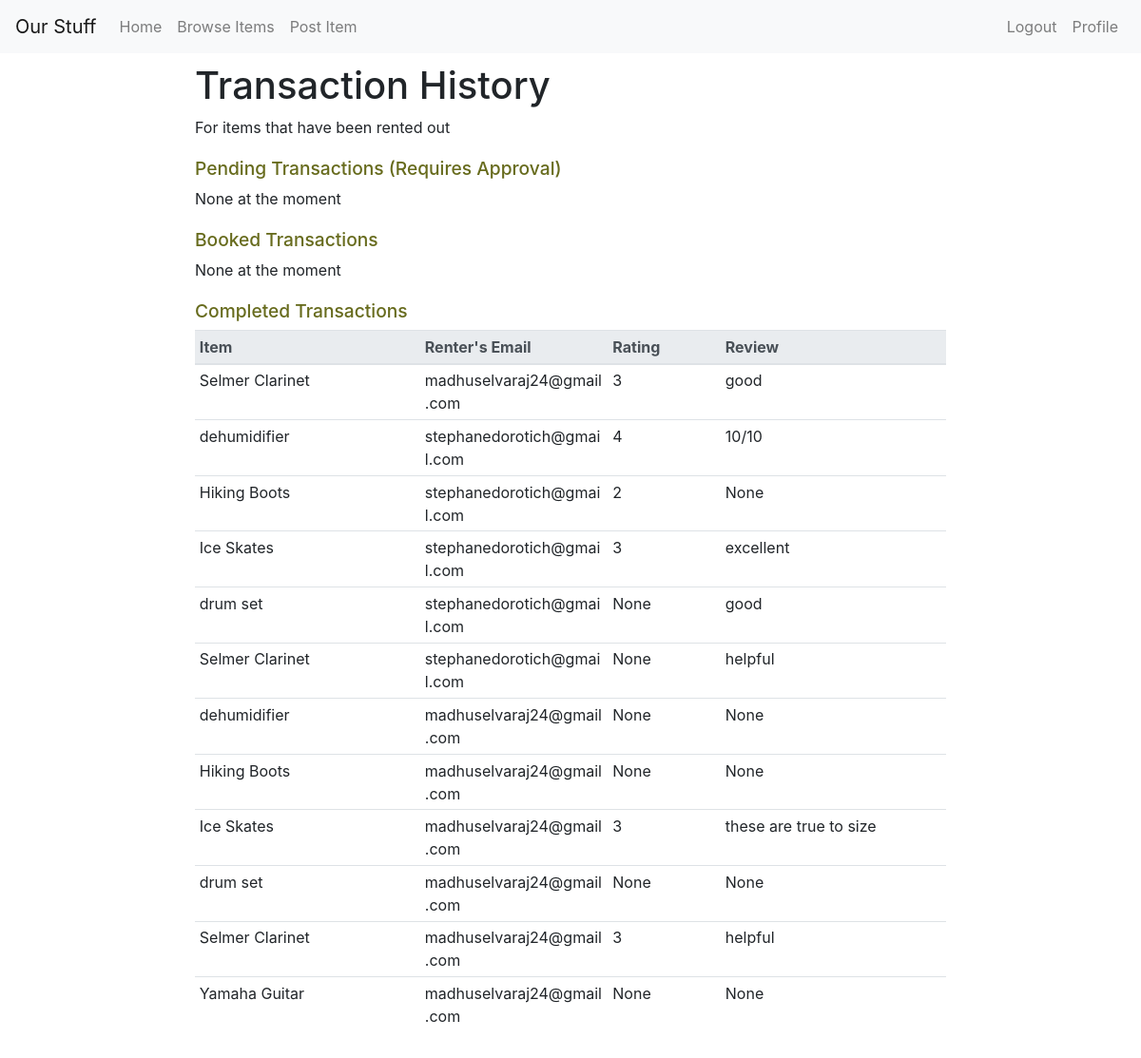
The app's page /profile/owner/transactions/all (signed in) with its own data.
### tables this page shows
CREATE TABLE RENTAL
(
    tID				INTEGER		PRIMARY KEY,
    Renter_email	TEXT		NOT NULL,
    Owner_email		TEXT		NOT NULL,
    Item_title		TEXT		NOT NULL,
    Start_date		TEXT		NOT NULL,
    Duration		INTEGER		NOT NULL,
    Pick_up_time	TEXT		NOT NULL,
    Drop_off_time	TEXT		NOT NULL,
    Type			TEXT		NOT NULL,
    Rating			INTEGER     DEFAULT NULL,
    Review			TEXT        DEFAULT NULL,
    CONSTRAINT
        RENTER_FK FOREIGN KEY (Renter_email) REFERENCES USER(Email)
            ON DELETE SET NULL       ON UPDATE CASCADE,
    CONSTRAINT
        OWNER_FK FOREIGN KEY (Owner_email) REFERENCES USER(Email)
            ON DELETE SET NULL      ON UPDATE CASCADE,
    CONSTRAINT
        ITM_FK FOREIGN KEY (Item_title, Owner_email) REFERENCES ITEM(Title, Owner_email)
            ON DELETE SET NULL      ON UPDATE CASCADE
);

### OurStuff.py (the view, shortened to what this page needs)
@app.route('/profile/owner/transactions/all', methods = ['GET', 'POST'])
@login_required
def ownerTransactions():
    db = get_db()
    cur = db.cursor()
    pending = cur.execute('SELECT * FROM RENTAL WHERE Owner_email=? AND Type=?', (g.user['Email'],'pending',)).fetchall() # need to approve
    booked = cur.execute('SELECT * FROM RENTAL WHERE Owner_email=? AND Type=?', (g.user['Email'],'booked',)).fetchall() # active rental
    days_remaining = determineDaysRemaining(booked) # determine the number of days remaining for each booked rental
    complete = cur.execute('SELECT * FROM RENTAL WHERE Owner_email=? AND Type=?', (g.user['Email'],'complete',)).fetchall() # item returned
    if request.method=='GET':
        if pending and booked and complete:
            return render_template('ownerTransactions.html', pending = pending, booked = booked, days_remaining = days_remaining, complete = complete, zip=zip)
        elif pending and booked:
            return render_template('ownerTransactions.html', pending = pending, booked = booked, days_remaining = days_remaining, zip=zip)
        elif pending and complete:
            return render_template('ownerTransactions.html', pending = pending, complete = complete)
        elif booked and complete:
            return render_template('ownerTransactions.html', booked = booked, complete = complete, days_remaining = days_remaining, zip=zip)
        elif pending:
            return render_template('ownerTransactions.html', pending = pending)
        elif booked:
            return render_template('ownerTransactions.html', booked = booked, days_remaining = days_remaining, zip=zip)
        elif complete:
            return render_template('ownerTransactions.html', complete = complete)
        else:
            return render_template('ownerTransactions.html')

### OurStuff.py (called while the page is built, shortened)
def determineDaysRemaining(booked):
    days_remaining=[]
    return days_remaining

### admin.py (called while the page is built)
@bp.before_app_request
def load_logged_in_admin():
    admin = session.get('admin')
    if admin is None:
        g.admin = None
    else:
        g.admin = get_db().execute(
            'SELECT * FROM ADMIN WHERE Admin_ID = ?', (admin,)
        ).fetchone()

### auth.py (called while the page is built)
@bp.before_app_request
def load_logged_in_user():
    user_id = session.get('user_id')
    if user_id is None:
        g.user = None
    else:
        g.user = get_db().execute(
            'SELECT * FROM user WHERE email = ?', (user_id,)
        ).fetchone()

def login_required(view):
    @functools.wraps(view)
    def wrapped_view(**kwargs):
        if g.user is None:
            flash("Please login or sign up to continue", "primary")
            return redirect(url_for('auth.login'))
        return view(**kwargs)
    return wrapped_view

### db.py (called while the page is built)
def get_db():
    if 'db' not in g:
        g.db = sqlite3.connect(db_name)
        g.db.row_factory = sqlite3.Row
    return g.db

### templates/ownerTransactions.html
{% extends "base.html" %}
{% block content %}
        <div class="row">
            <div class="col">
            </div>
            <div class="col-8">
              <h1 class="transaction-heading">Transaction History</h1>
              <h8>For items that have been rented out</h8>
              <h6>Pending Transactions (Requires Approval)</h6>
              {% if pending%}
                <table class="table table-sm transaction-table" width="100%">
                  <thead class="thead-light">
                    <tr>
                      <th scope="col" style="width:30%" >Item</th>
                      <th scope="col" style="width:11%">Start Date</th>
                      <th scope="col" style="width:11%">Duration</th>
                      <th scope="col" style="width:11%">Pick Up Time</th>
                      <th scope="col" style="width:11%">Drop Off Time</th>
                      <th scope="col" style="width:25%">Renters's Email</th>
                    </tr>
                  </thead>
                  <tbody>
                    {% for row in pending %}
                      <tr>
                        <td>{{row[3]}}</td>
                        <td>{{row[4]}}</td>
                        <td>{{row[5]}} days</td>
                        <td>{{row[6]}}</td>
                        <td>{{row[7]}}</td>
                        <td>{{row[1]}}
                          <form method="POST" action="{{ url_for('ownerTransactions', t=1)}}">
                            <button name="approveBtn" type="submit" class="btn btn-outline-info btn-sm btn float-left" value={{row[0]}}>Approve</button
                          </form>
                        </td>
                      </tr>
                    {% endfor %}
                  </tbody>
                </table>
              {% else %}
              <h8>None at the moment</h8>
              {% endif %}
              <h6>Booked Transactions</h6>
              {% if booked%}
                <table class="table table-sm transaction-table" width="100%">
                  <thead class="thead-light">
                    <tr>
                      <th scope="col" style="width:30%">Item</th>
                      <th scope="col" style="width:11%">Start Date</th>
                      <th scope="col" style="width:11%">Days Remaining</th>
                      <th scope="col" style="width:11%">Pick Up Time</th>
                      <th scope="col" style="width:11%">Drop Off Time</th>
                      <th scope="col" style="width:25%">Renters's Email</th>
                    </tr>
                  </thead>
                  <tbody>
                    {% for (row, i) in zip(booked,days_remaining) %}
                      <tr>
                        <td>{{row[3]}}</td>
                        <td>{{row[4]}}</td>
                        <td>{{i}}</td>
                        <td>{{row[6]}}</td>
                        <td>{{row[7]}}</td>
                        <td>{{row[1]}}
                          <form method="POST" action="{{ url_for('ownerTransactions', t=0)}}">
                            <button name="completeBtn" type="submit" class="btn btn-outline-info btn-sm btn float-left" value={{row[0]}}>Mark as Complete</button>
                          </form>
                        </td>
                      </tr>
                    {% endfor %}
                  </tbody>
                </table>
              {% else %}
              <h8>None at the moment</h8>
              {% endif %}
              <h6>Completed Transactions</h6>
              {% if complete%}
                <table class="table table-sm transaction-table" width="100%">
                  <thead class="thead-light">
                    <tr>
                      <th scope="col" style="width:30%">Item</th>
                      <th scope="col" style="width:25%">Renter's Email</th>
                      <th scope="col" style="width:15%">Rating</th>
                      <th scope="col" style="width:30%">Review</th>
                    </tr>
                  </thead>
                  <tbody>
                    {% for row in complete %}
                      <tr>
                        <td>{{row[3]}}</td>
                        <td>{{row[1]}}</td>
                        <td>{{row[9]}}</td>
                        <td>{{row[10]}}</td>
                      </tr>
                    {% endfor %}
                  </tbody>
                </table>
              {% else %}
              <h8>None at the moment</h8>
              {% endif %}
            </div>
            <div class="col">
            </div>
        </div>
{% endblock content%}

### static/custom.css (style rules this page uses)
h1 { padding-top: 10px; padding-bottom: 20px; }
.transaction-heading { padding-top: 10px; padding-bottom: 0px; }
h6 { padding-top: 20px; color: #676b1d; font-size: 120% !important; }
.transaction-table { table-layout: fixed; overflow-wrap: break-word; word-wrap:break-word; margin-bottom: 30px; }

### records on screen
RENTAL: Item_title "Selmer Clarinet", Renter_email "madhuselvaraj24@gmail.com", Rating "3", Review "good"
RENTAL: Item_title "dehumidifier", Renter_email "stephanedorotich@gmail.com", Rating "4", Review "10/10"
RENTAL: Item_title "Hiking Boots", Renter_email "stephanedorotich@gmail.com", Rating "2", row "None"
RENTAL: Item_title "Ice Skates", Renter_email "stephanedorotich@gmail.com", Rating "3", Review "excellent"
RENTAL: Item_title "drum set", Renter_email "stephanedorotich@gmail.com", row "None", Review "good"
RENTAL: Item_title "Selmer Clarinet", Renter_email "stephanedorotich@gmail.com", row "None", Review "helpful"
RENTAL: Item_title "dehumidifier", Renter_email "madhuselvaraj24@gmail.com", row "None"
RENTAL: Item_title "Hiking Boots", Renter_email "madhuselvaraj24@gmail.com", row "None"
RENTAL: Item_title "Ice Skates", Renter_email "madhuselvaraj24@gmail.com", Rating "3", Review "these are true to size"
RENTAL: Item_title "drum set", Renter_email "madhuselvaraj24@gmail.com", row "None"
RENTAL: Item_title "Selmer Clarinet", Renter_email "madhuselvaraj24@gmail.com", Rating "3", Review "helpful"
RENTAL: Item_title "Yamaha Guitar", Renter_email "madhuselvaraj24@gmail.com", row "None"
